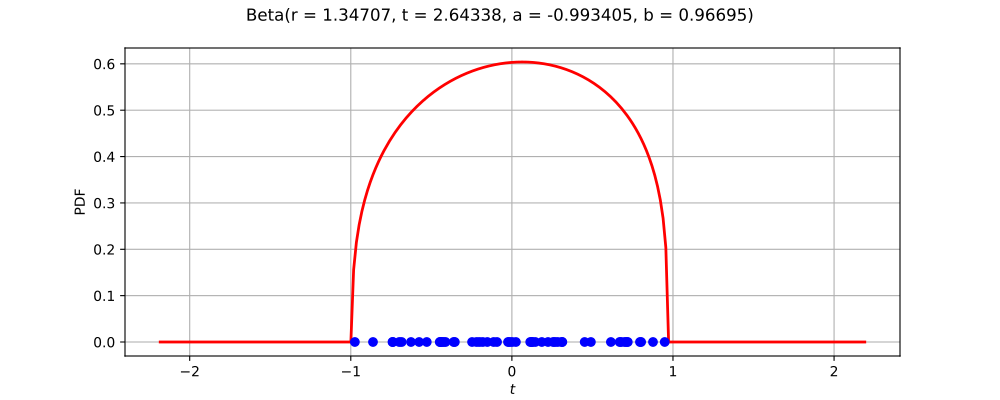

This figure's Python source:
import openturns as ot
from matplotlib import pyplot as plt
from openturns.viewer import View
ot.RandomGenerator.SetSeed(0)
factory = ot.BetaFactory()
ref = factory.build()
dimension = ref.getDimension()
if dimension <= 2:
    sample = ref.getSample(50)
    distribution = factory.build(sample)
    if dimension == 1:
        distribution.setDescription(['$t$'])
        pdf_graph = distribution.drawPDF(256)
        cloud = ot.Cloud(sample, ot.NumericalSample(sample.getSize(), 1))
        cloud.setColor('blue')
        cloud.setPointStyle('fcircle')
        pdf_graph.add(cloud)
        fig = plt.figure(figsize=(10, 4))
        plt.suptitle(str(distribution))
        pdf_axis = fig.add_subplot(111)
        View(pdf_graph, figure=fig, axes=[pdf_axis], add_legend=False)
    else:
        sample = ref.getSample(500)
        distribution.setDescription(['$t_0$', '$t_1$'])
        pdf_graph = distribution.drawPDF([256]*2)
        cloud = ot.Cloud(sample)
        cloud.setColor('red')
        cloud.setPointStyle('fcircle')
        pdf_graph.add(cloud)
        fig = plt.figure(figsize=(10, 4))
        plt.suptitle(str(distribution))
        pdf_axis = fig.add_subplot(111)
        View(pdf_graph, figure=fig, axes=[pdf_axis], add_legend=False)
